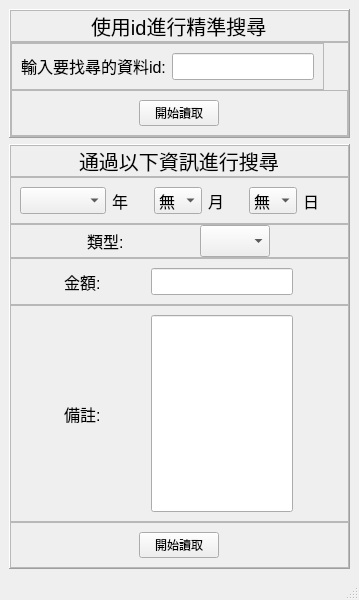
<?xml version="1.0" encoding="UTF-8"?>
<ui version="4.0">
 <class>MainWindow</class>
 <widget class="QMainWindow" name="MainWindow">
  <property name="geometry">
   <rect>
    <x>0</x>
    <y>0</y>
    <width>359</width>
    <height>600</height>
   </rect>
  </property>
  <property name="windowTitle">
   <string>MainWindow</string>
  </property>
  <widget class="QWidget" name="centralwidget">
   <layout class="QVBoxLayout" name="verticalLayout">
    <item>
     <widget class="QFrame" name="frame">
      <property name="sizePolicy">
       <sizepolicy hsizetype="Preferred" vsizetype="Fixed">
        <horstretch>0</horstretch>
        <verstretch>0</verstretch>
       </sizepolicy>
      </property>
      <property name="frameShape">
       <enum>QFrame::Panel</enum>
      </property>
      <property name="frameShadow">
       <enum>QFrame::Raised</enum>
      </property>
      <layout class="QVBoxLayout" name="verticalLayout_2">
       <property name="spacing">
        <number>0</number>
       </property>
       <property name="leftMargin">
        <number>0</number>
       </property>
       <property name="topMargin">
        <number>0</number>
       </property>
       <property name="rightMargin">
        <number>0</number>
       </property>
       <property name="bottomMargin">
        <number>0</number>
       </property>
       <item>
        <widget class="QFrame" name="frame_3">
         <property name="sizePolicy">
          <sizepolicy hsizetype="Preferred" vsizetype="Fixed">
           <horstretch>0</horstretch>
           <verstretch>0</verstretch>
          </sizepolicy>
         </property>
         <property name="frameShape">
          <enum>QFrame::StyledPanel</enum>
         </property>
         <property name="frameShadow">
          <enum>QFrame::Raised</enum>
         </property>
         <layout class="QHBoxLayout" name="horizontalLayout">
          <property name="spacing">
           <number>0</number>
          </property>
          <property name="leftMargin">
           <number>0</number>
          </property>
          <property name="topMargin">
           <number>0</number>
          </property>
          <property name="rightMargin">
           <number>0</number>
          </property>
          <property name="bottomMargin">
           <number>0</number>
          </property>
          <item>
           <widget class="QLabel" name="label">
            <property name="sizePolicy">
             <sizepolicy hsizetype="Fixed" vsizetype="Fixed">
              <horstretch>0</horstretch>
              <verstretch>0</verstretch>
             </sizepolicy>
            </property>
            <property name="font">
             <font>
              <pointsize>15</pointsize>
             </font>
            </property>
            <property name="text">
             <string>使用id進行精準搜尋</string>
            </property>
           </widget>
          </item>
         </layout>
        </widget>
       </item>
       <item>
        <widget class="QFrame" name="frame_4">
         <property name="frameShape">
          <enum>QFrame::StyledPanel</enum>
         </property>
         <property name="frameShadow">
          <enum>QFrame::Raised</enum>
         </property>
         <layout class="QVBoxLayout" name="verticalLayout_3">
          <property name="spacing">
           <number>0</number>
          </property>
          <property name="leftMargin">
           <number>0</number>
          </property>
          <property name="topMargin">
           <number>0</number>
          </property>
          <property name="rightMargin">
           <number>0</number>
          </property>
          <property name="bottomMargin">
           <number>0</number>
          </property>
          <item>
           <widget class="QFrame" name="frame_5">
            <property name="sizePolicy">
             <sizepolicy hsizetype="Fixed" vsizetype="Fixed">
              <horstretch>0</horstretch>
              <verstretch>0</verstretch>
             </sizepolicy>
            </property>
            <property name="frameShape">
             <enum>QFrame::StyledPanel</enum>
            </property>
            <property name="frameShadow">
             <enum>QFrame::Raised</enum>
            </property>
            <layout class="QHBoxLayout" name="horizontalLayout_2">
             <item>
              <widget class="QLabel" name="label_2">
               <property name="sizePolicy">
                <sizepolicy hsizetype="Preferred" vsizetype="Maximum">
                 <horstretch>0</horstretch>
                 <verstretch>0</verstretch>
                </sizepolicy>
               </property>
               <property name="font">
                <font>
                 <pointsize>12</pointsize>
                </font>
               </property>
               <property name="text">
                <string>輸入要找尋的資料id:</string>
               </property>
              </widget>
             </item>
             <item>
              <widget class="QLineEdit" name="led_id">
               <property name="enabled">
                <bool>true</bool>
               </property>
               <property name="sizePolicy">
                <sizepolicy hsizetype="Fixed" vsizetype="Fixed">
                 <horstretch>0</horstretch>
                 <verstretch>0</verstretch>
                </sizepolicy>
               </property>
               <property name="font">
                <font>
                 <pointsize>12</pointsize>
                </font>
               </property>
              </widget>
             </item>
            </layout>
           </widget>
          </item>
          <item>
           <widget class="QFrame" name="frame_6">
            <property name="sizePolicy">
             <sizepolicy hsizetype="Preferred" vsizetype="Preferred">
              <horstretch>0</horstretch>
              <verstretch>0</verstretch>
             </sizepolicy>
            </property>
            <property name="frameShape">
             <enum>QFrame::StyledPanel</enum>
            </property>
            <property name="frameShadow">
             <enum>QFrame::Raised</enum>
            </property>
            <layout class="QHBoxLayout" name="horizontalLayout_3">
             <item>
              <widget class="QPushButton" name="btn_id_load">
               <property name="sizePolicy">
                <sizepolicy hsizetype="Fixed" vsizetype="Fixed">
                 <horstretch>0</horstretch>
                 <verstretch>0</verstretch>
                </sizepolicy>
               </property>
               <property name="text">
                <string>開始讀取</string>
               </property>
              </widget>
             </item>
            </layout>
           </widget>
          </item>
         </layout>
        </widget>
       </item>
      </layout>
     </widget>
    </item>
    <item>
     <widget class="QFrame" name="frame_2">
      <property name="frameShape">
       <enum>QFrame::Panel</enum>
      </property>
      <property name="frameShadow">
       <enum>QFrame::Raised</enum>
      </property>
      <layout class="QVBoxLayout" name="verticalLayout_5">
       <property name="spacing">
        <number>0</number>
       </property>
       <property name="leftMargin">
        <number>0</number>
       </property>
       <property name="topMargin">
        <number>0</number>
       </property>
       <property name="rightMargin">
        <number>0</number>
       </property>
       <property name="bottomMargin">
        <number>0</number>
       </property>
       <item>
        <widget class="QFrame" name="frame_11">
         <property name="sizePolicy">
          <sizepolicy hsizetype="Preferred" vsizetype="Fixed">
           <horstretch>0</horstretch>
           <verstretch>0</verstretch>
          </sizepolicy>
         </property>
         <property name="frameShape">
          <enum>QFrame::StyledPanel</enum>
         </property>
         <property name="frameShadow">
          <enum>QFrame::Raised</enum>
         </property>
         <layout class="QHBoxLayout" name="horizontalLayout_7">
          <property name="spacing">
           <number>0</number>
          </property>
          <property name="leftMargin">
           <number>0</number>
          </property>
          <property name="topMargin">
           <number>0</number>
          </property>
          <property name="rightMargin">
           <number>0</number>
          </property>
          <property name="bottomMargin">
           <number>0</number>
          </property>
          <item>
           <widget class="QLabel" name="label_5">
            <property name="sizePolicy">
             <sizepolicy hsizetype="Fixed" vsizetype="Fixed">
              <horstretch>0</horstretch>
              <verstretch>0</verstretch>
             </sizepolicy>
            </property>
            <property name="font">
             <font>
              <pointsize>15</pointsize>
             </font>
            </property>
            <property name="text">
             <string>通過以下資訊進行搜尋</string>
            </property>
           </widget>
          </item>
         </layout>
        </widget>
       </item>
       <item>
        <widget class="QFrame" name="frame_12">
         <property name="sizePolicy">
          <sizepolicy hsizetype="Preferred" vsizetype="Fixed">
           <horstretch>0</horstretch>
           <verstretch>0</verstretch>
          </sizepolicy>
         </property>
         <property name="frameShape">
          <enum>QFrame::StyledPanel</enum>
         </property>
         <property name="frameShadow">
          <enum>QFrame::Raised</enum>
         </property>
         <layout class="QHBoxLayout" name="horizontalLayout_8">
          <item>
           <widget class="QComboBox" name="cmb_year">
            <property name="sizePolicy">
             <sizepolicy hsizetype="Fixed" vsizetype="Fixed">
              <horstretch>0</horstretch>
              <verstretch>0</verstretch>
             </sizepolicy>
            </property>
            <property name="font">
             <font>
              <pointsize>12</pointsize>
             </font>
            </property>
           </widget>
          </item>
          <item>
           <widget class="QLabel" name="label_23">
            <property name="font">
             <font>
              <pointsize>12</pointsize>
             </font>
            </property>
            <property name="text">
             <string>年</string>
            </property>
           </widget>
          </item>
          <item>
           <widget class="QComboBox" name="cmb_month">
            <property name="sizePolicy">
             <sizepolicy hsizetype="Fixed" vsizetype="Fixed">
              <horstretch>0</horstretch>
              <verstretch>0</verstretch>
             </sizepolicy>
            </property>
            <property name="font">
             <font>
              <pointsize>12</pointsize>
             </font>
            </property>
            <item>
             <property name="text">
              <string>無</string>
             </property>
            </item>
            <item>
             <property name="text">
              <string>01</string>
             </property>
            </item>
            <item>
             <property name="text">
              <string>02</string>
             </property>
            </item>
            <item>
             <property name="text">
              <string>03</string>
             </property>
            </item>
            <item>
             <property name="text">
              <string>04</string>
             </property>
            </item>
            <item>
             <property name="text">
              <string>05</string>
             </property>
            </item>
            <item>
             <property name="text">
              <string>06</string>
             </property>
            </item>
            <item>
             <property name="text">
              <string>07</string>
             </property>
            </item>
            <item>
             <property name="text">
              <string>08</string>
             </property>
            </item>
            <item>
             <property name="text">
              <string>09</string>
             </property>
            </item>
            <item>
             <property name="text">
              <string>10</string>
             </property>
            </item>
            <item>
             <property name="text">
              <string>11</string>
             </property>
            </item>
            <item>
             <property name="text">
              <string>12</string>
             </property>
            </item>
           </widget>
          </item>
          <item>
           <widget class="QLabel" name="label_24">
            <property name="font">
             <font>
              <pointsize>12</pointsize>
             </font>
            </property>
            <property name="text">
             <string>月</string>
            </property>
           </widget>
          </item>
          <item>
           <widget class="QComboBox" name="cmb_day">
            <property name="sizePolicy">
             <sizepolicy hsizetype="Fixed" vsizetype="Fixed">
              <horstretch>0</horstretch>
              <verstretch>0</verstretch>
             </sizepolicy>
            </property>
            <property name="font">
             <font>
              <pointsize>12</pointsize>
             </font>
            </property>
            <item>
             <property name="text">
              <string>無</string>
             </property>
            </item>
            <item>
             <property name="text">
              <string>01</string>
             </property>
            </item>
            <item>
             <property name="text">
              <string>02</string>
             </property>
            </item>
            <item>
             <property name="text">
              <string>03</string>
             </property>
            </item>
            <item>
             <property name="text">
              <string>04</string>
             </property>
            </item>
            <item>
             <property name="text">
              <string>05</string>
             </property>
            </item>
            <item>
             <property name="text">
              <string>06</string>
             </property>
            </item>
            <item>
             <property name="text">
              <string>07</string>
             </property>
            </item>
            <item>
             <property name="text">
              <string>08</string>
             </property>
            </item>
            <item>
             <property name="text">
              <string>09</string>
             </property>
            </item>
            <item>
             <property name="text">
              <string>10</string>
             </property>
            </item>
            <item>
             <property name="text">
              <string>11</string>
             </property>
            </item>
            <item>
             <property name="text">
              <string>12</string>
             </property>
            </item>
            <item>
             <property name="text">
              <string>13</string>
             </property>
            </item>
            <item>
             <property name="text">
              <string>14</string>
             </property>
            </item>
            <item>
             <property name="text">
              <string>15</string>
             </property>
            </item>
            <item>
             <property name="text">
              <string>16</string>
             </property>
            </item>
            <item>
             <property name="text">
              <string>17</string>
             </property>
            </item>
            <item>
             <property name="text">
              <string>18</string>
             </property>
            </item>
            <item>
             <property name="text">
              <string>19</string>
             </property>
            </item>
            <item>
             <property name="text">
              <string>20</string>
             </property>
            </item>
            <item>
             <property name="text">
              <string>21</string>
             </property>
            </item>
            <item>
             <property name="text">
              <string>22</string>
             </property>
            </item>
            <item>
             <property name="text">
              <string>23</string>
             </property>
            </item>
            <item>
             <property name="text">
              <string>24</string>
             </property>
            </item>
            <item>
             <property name="text">
              <string>25</string>
             </property>
            </item>
            <item>
             <property name="text">
              <string>26</string>
             </property>
            </item>
            <item>
             <property name="text">
              <string>27</string>
             </property>
            </item>
            <item>
             <property name="text">
              <string>28</string>
             </property>
            </item>
            <item>
             <property name="text">
              <string>29</string>
             </property>
            </item>
            <item>
             <property name="text">
              <string>30</string>
             </property>
            </item>
            <item>
             <property name="text">
              <string>31</string>
             </property>
            </item>
           </widget>
          </item>
          <item>
           <widget class="QLabel" name="label_25">
            <property name="font">
             <font>
              <pointsize>12</pointsize>
             </font>
            </property>
            <property name="text">
             <string>日</string>
            </property>
           </widget>
          </item>
         </layout>
        </widget>
       </item>
       <item>
        <widget class="QFrame" name="frame_14">
         <property name="sizePolicy">
          <sizepolicy hsizetype="Preferred" vsizetype="Fixed">
           <horstretch>0</horstretch>
           <verstretch>0</verstretch>
          </sizepolicy>
         </property>
         <property name="frameShape">
          <enum>QFrame::StyledPanel</enum>
         </property>
         <property name="frameShadow">
          <enum>QFrame::Raised</enum>
         </property>
         <layout class="QHBoxLayout" name="horizontalLayout_10">
          <property name="spacing">
           <number>0</number>
          </property>
          <property name="leftMargin">
           <number>0</number>
          </property>
          <property name="topMargin">
           <number>0</number>
          </property>
          <property name="rightMargin">
           <number>0</number>
          </property>
          <property name="bottomMargin">
           <number>0</number>
          </property>
          <item>
           <widget class="QLabel" name="label_8">
            <property name="sizePolicy">
             <sizepolicy hsizetype="Fixed" vsizetype="Fixed">
              <horstretch>0</horstretch>
              <verstretch>0</verstretch>
             </sizepolicy>
            </property>
            <property name="font">
             <font>
              <pointsize>12</pointsize>
             </font>
            </property>
            <property name="text">
             <string>類型:</string>
            </property>
           </widget>
          </item>
          <item>
           <widget class="QComboBox" name="cmb_type">
            <property name="sizePolicy">
             <sizepolicy hsizetype="Fixed" vsizetype="Fixed">
              <horstretch>0</horstretch>
              <verstretch>0</verstretch>
             </sizepolicy>
            </property>
            <property name="font">
             <font>
              <pointsize>15</pointsize>
             </font>
            </property>
            <item>
             <property name="text">
              <string/>
             </property>
            </item>
            <item>
             <property name="text">
              <string>收入</string>
             </property>
            </item>
            <item>
             <property name="text">
              <string>支出</string>
             </property>
            </item>
           </widget>
          </item>
         </layout>
        </widget>
       </item>
       <item>
        <widget class="QFrame" name="frame_13">
         <property name="sizePolicy">
          <sizepolicy hsizetype="Preferred" vsizetype="Fixed">
           <horstretch>0</horstretch>
           <verstretch>0</verstretch>
          </sizepolicy>
         </property>
         <property name="frameShape">
          <enum>QFrame::StyledPanel</enum>
         </property>
         <property name="frameShadow">
          <enum>QFrame::Raised</enum>
         </property>
         <layout class="QHBoxLayout" name="horizontalLayout_9">
          <item>
           <widget class="QLabel" name="label_7">
            <property name="sizePolicy">
             <sizepolicy hsizetype="Fixed" vsizetype="Preferred">
              <horstretch>0</horstretch>
              <verstretch>0</verstretch>
             </sizepolicy>
            </property>
            <property name="font">
             <font>
              <pointsize>12</pointsize>
             </font>
            </property>
            <property name="text">
             <string>金額:</string>
            </property>
           </widget>
          </item>
          <item>
           <widget class="QLineEdit" name="led_money">
            <property name="enabled">
             <bool>true</bool>
            </property>
            <property name="sizePolicy">
             <sizepolicy hsizetype="Fixed" vsizetype="Fixed">
              <horstretch>0</horstretch>
              <verstretch>0</verstretch>
             </sizepolicy>
            </property>
            <property name="font">
             <font>
              <pointsize>12</pointsize>
             </font>
            </property>
           </widget>
          </item>
         </layout>
        </widget>
       </item>
       <item>
        <widget class="QFrame" name="frame_16">
         <property name="sizePolicy">
          <sizepolicy hsizetype="Preferred" vsizetype="Preferred">
           <horstretch>0</horstretch>
           <verstretch>0</verstretch>
          </sizepolicy>
         </property>
         <property name="frameShape">
          <enum>QFrame::StyledPanel</enum>
         </property>
         <property name="frameShadow">
          <enum>QFrame::Raised</enum>
         </property>
         <layout class="QHBoxLayout" name="horizontalLayout_12">
          <item>
           <widget class="QLabel" name="label_6">
            <property name="sizePolicy">
             <sizepolicy hsizetype="Fixed" vsizetype="Preferred">
              <horstretch>0</horstretch>
              <verstretch>0</verstretch>
             </sizepolicy>
            </property>
            <property name="font">
             <font>
              <pointsize>12</pointsize>
             </font>
            </property>
            <property name="text">
             <string>備註:</string>
            </property>
           </widget>
          </item>
          <item>
           <widget class="QLineEdit" name="led_note">
            <property name="enabled">
             <bool>true</bool>
            </property>
            <property name="sizePolicy">
             <sizepolicy hsizetype="Fixed" vsizetype="Preferred">
              <horstretch>0</horstretch>
              <verstretch>0</verstretch>
             </sizepolicy>
            </property>
            <property name="font">
             <font>
              <pointsize>12</pointsize>
             </font>
            </property>
            <property name="layoutDirection">
             <enum>Qt::LeftToRight</enum>
            </property>
           </widget>
          </item>
         </layout>
        </widget>
       </item>
       <item>
        <widget class="QFrame" name="frame_15">
         <property name="sizePolicy">
          <sizepolicy hsizetype="Preferred" vsizetype="Fixed">
           <horstretch>0</horstretch>
           <verstretch>0</verstretch>
          </sizepolicy>
         </property>
         <property name="frameShape">
          <enum>QFrame::StyledPanel</enum>
         </property>
         <property name="frameShadow">
          <enum>QFrame::Raised</enum>
         </property>
         <layout class="QHBoxLayout" name="horizontalLayout_11">
          <item>
           <widget class="QPushButton" name="btn_load">
            <property name="sizePolicy">
             <sizepolicy hsizetype="Fixed" vsizetype="Fixed">
              <horstretch>0</horstretch>
              <verstretch>0</verstretch>
             </sizepolicy>
            </property>
            <property name="text">
             <string>開始讀取</string>
            </property>
           </widget>
          </item>
         </layout>
        </widget>
       </item>
      </layout>
     </widget>
    </item>
   </layout>
  </widget>
  <widget class="QMenuBar" name="menubar">
   <property name="geometry">
    <rect>
     <x>0</x>
     <y>0</y>
     <width>359</width>
     <height>21</height>
    </rect>
   </property>
  </widget>
  <widget class="QStatusBar" name="statusbar"/>
 </widget>
 <resources/>
 <connections/>
</ui>
